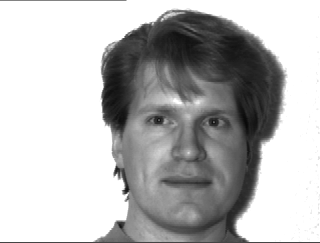
#> input picture HW2/yalefaces/subject01-test.gif, 320 x 243 px; its folder holds 4 pictures in this run
$ python answer_sample_4.py
#> lines starting #> are read from the running program, lines starting #| are printed output that depends on the picture
import numpy as np
import glob
from matplotlib import pyplot as plt
from scipy.linalg import svd

def quarter_res_avg(im):
    # to downsample an image

    original_width = im.shape[1]
    original_height = im.shape[0]

    width = original_width // 4
    height = original_height // 4

    resized_image = np.zeros(shape=(height, width), dtype=np.uint8)
    scale = 4

    for i in range(0, original_height-scale, scale):
        for j in range(0, original_width-scale, scale):
           resized_image[i//scale, j//scale] = np.mean(im[i:i + scale, j:j+scale], axis=(0, 1))

    resized_image = resized_image.astype(np.uint8)

    return resized_image


# to store data from two sujects
subject01 = []
subject02 = []

# read data
files = [file for file in glob.glob("yalefaces/*")]
for file_name in files:
    image = plt.imread(file_name)
#> image is the input picture: shape (243, 320); min 9, max 255, mean 184.5
    # downsampling each image
    resized_image = quarter_res_avg(image).flatten()
#> after the loop in quarter_res_avg, `for i in range(0, original_height-scale, scale):`:
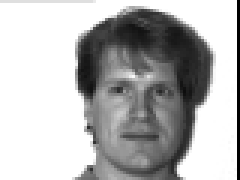
#> resized_image: shape (60, 80) (shown 3 times larger); min 0, max 255, mean 181.5
#> resized_image = 4800 values, max 255 at index 32, min 0 at index 79, mean 181.5
    if '1' in file_name:
        subject01.append(resized_image)
    else:
        subject02.append(resized_image)
#> pass 2 of the loop `for file_name in files:`:
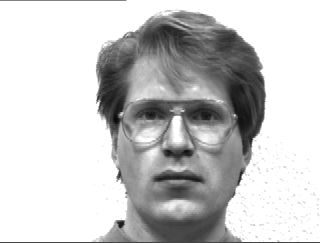
#> input picture HW2/yalefaces/subject01.glasses.gif, 320 x 243 px
#> image is the input picture: shape (243, 320); min 8, max 255, mean 200.7
#> after the loop in quarter_res_avg (call 2), `for i in range(0, original_height-scale, scale):`:
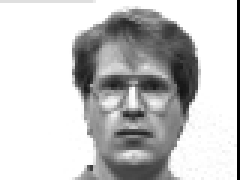
#> resized_image: shape (60, 80) (shown 3 times larger); min 0, max 255, mean 197.9
#> `resized_image = quarter_res_avg(image).flatten()`: resized_image = 4800 values, max 255 at index 32, min 0 at index 79, mean 197.9
#> pass 3 of the loop `for file_name in files:`:
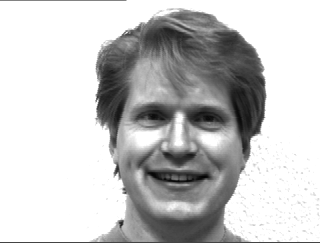
#> input picture HW2/yalefaces/subject01.happy.gif, 320 x 243 px
#> image is the input picture: shape (243, 320); min 3, max 255, mean 198.5
#> after the loop in quarter_res_avg (call 3), `for i in range(0, original_height-scale, scale):`:
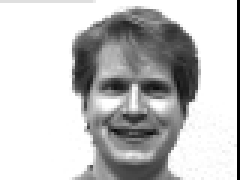
#> resized_image: shape (60, 80) (shown 3 times larger); min 0, max 255, mean 195.7
#> `resized_image = quarter_res_avg(image).flatten()`: resized_image = 4800 values, max 255 at index 32, min 0 at index 79, mean 195.7
#> the loop made 4 passes; the first 3 are shown

test1 = subject01[-1]
#> (the run stopped early here; a loop or call above may not have finished)
